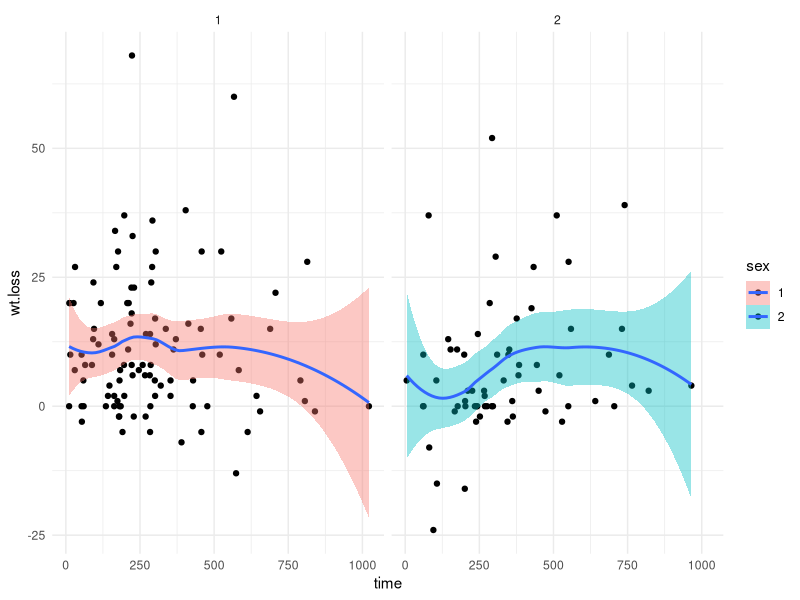
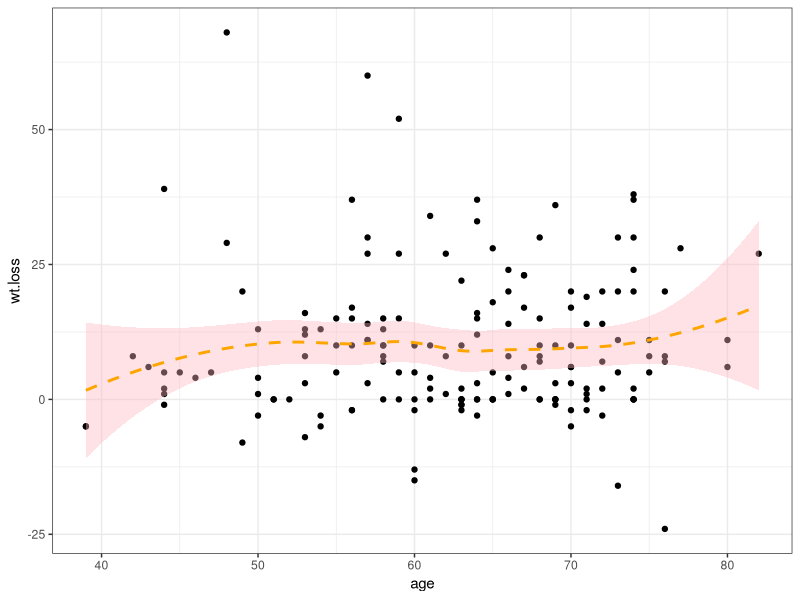
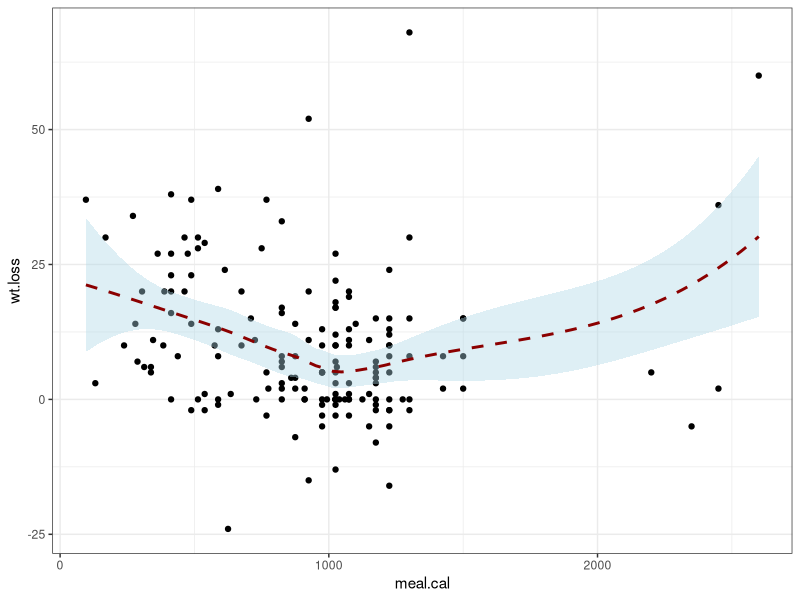
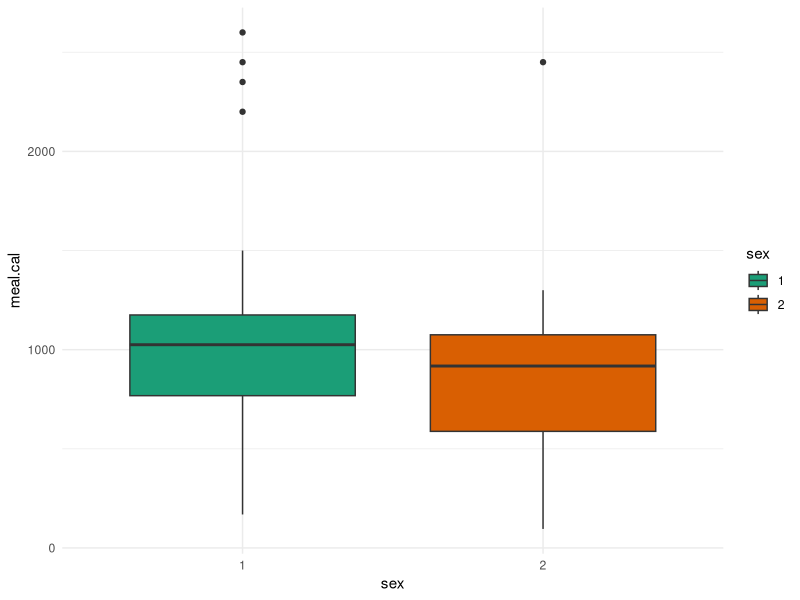

Write R code to recreate these figures, in order.
## ---- chunk 1
#install packages
#install.packages('survival') #installed on 12/3/22
#install.packages('ggpubr') installed on 12/3/22
#install.packages('skimr') #installed on 12/4/22

library(survival)
library(tidyverse)
library(ggpubr)
library(skimr)
library(ggpubr)
## ---- chunk 2
#view the names of the dataset in Survival package
print(data(package = "survival"))
## ---- chunk 3
#see the structure of the dataset
str(cancer)
## ---- chunk 4
#provides more info about the dataset and the variables, which allows for
#better data cleaning
?cancer

#store cancer dataset into a new object for data manipulation
data <- cancer
## ---- chunk 5
#Count the number of NAs in the dataframe
sum((is.na(data)))
## ---- chunk 6
#find out specific observations in which there are NAs
which(is.na(data), arr.ind=TRUE)
## ---- chunk 7
#count the number of NAs within each column
colSums(is.na(data))
## ---- chunk 8
#delete all the rows with NAs
data2 <- na.omit(data)

#count the number of NAs within each column
colSums(is.na(data2))
## ---- chunk 9
#creat list of variable names into a object
names <- c('status', 'sex', 'ph.ecog')
  
#convert some of the variabes to appropiate classes using 1 line of code
data2[names] <- lapply(data2[names], factor)

#check str again
sapply(data2, class)

#get rid of irrelevant coumns
data2 <- data2[,-1]

head(data2)
## ---- chunk 10
#a function to call summary statistics
skim(data2)
## ---- chunk 11
#histogram of men and women ages
# ggplot(data2, aes(x=age, group=sex, fill=sex)) +
#   geom_histogram(bins = 20, color= 'black') +
#   scale_fill_brewer(palette="Dark2") +
#   facet_wrap(~sex) +
#   theme_minimal()

## ---- chunk 12
# ggplot(data2, aes(sex, meal.cal)) +
#   geom_hex(bins = 20, color = "white") +
#   #NEED TO CHANGE COLORS
#   scale_fill_gradient(low =  "#00AFBB", high = "#FC4E07") +
#   theme_minimal()
# 
# ggplot(data2, aes(x = sex, y= meal.cal, fill = sex)) +
#  geom_dotplot(binaxis='y', stackdir='center') +
#   scale_fill_brewer(palette="Dark2") +
#   theme_minimal()
## ---- chunk 13
data2 %>%
  group_by(sex) %>%
  summarize(mean(meal.cal))
## ---- chunk 14
ggplot(data2, aes(x=time, y=wt.loss, fill=sex)) +
  geom_point() +
  geom_smooth() +
  facet_wrap(~sex) +
  theme_minimal()
## ---- chunk 15
ggplot(data2, aes(x=age, y=wt.loss)) +
  geom_point() +
  geom_smooth(linetype="dashed",
             color="orange", fill="lightpink") +
  theme_bw()
## ---- chunk 16
ggplot(data2, aes(x=meal.cal, y=wt.loss)) +
  geom_point() +
  geom_smooth(linetype="dashed",
             color="darkred", fill="lightblue") +
  theme_bw()
## ---- chunk 17
ggplot(data2, aes(sex, meal.cal, fill= sex)) +
  geom_boxplot() +
  scale_fill_brewer(palette="Dark2") +
  theme_minimal()
